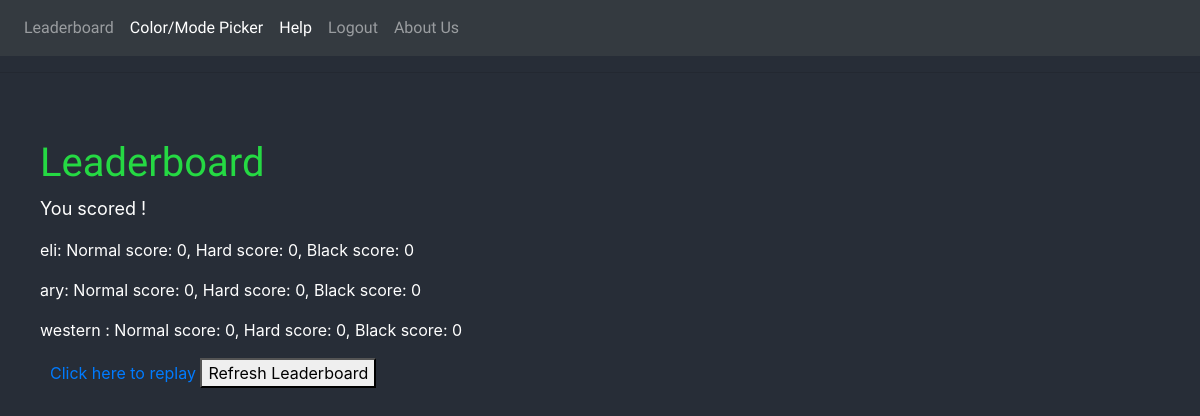
The page /leaderboard on the database as committed earlier.
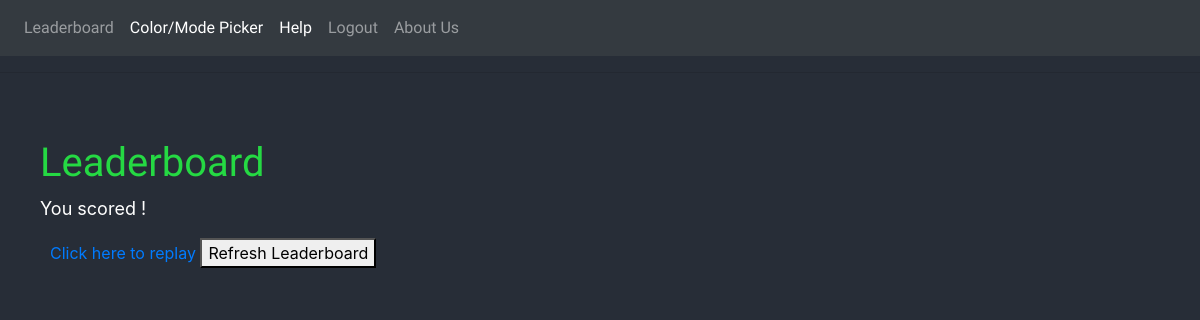
The same page on the database as committed later.
### mygame/models.py (models this page shows, shortened)
class User(UserMixin, db.Model):
    id = db.Column(db.Integer, primary_key=True)
    username = db.Column(db.String(64), index=True, unique=True)
    userscore = db.Column(db.Integer, default=0)
    blackscore = db.Column(db.Integer, default=0)
    hardscore = db.Column(db.Integer, default=0)
    password_hash = db.Column(db.String(128))
    posts = db.relationship('Post', backref='author', lazy='dynamic')

### mygame/routes.py (the view)
@app.route('/leaderboard')
def leaderboard():
    users = User.query.all()
    return render_template('leaderboard.html', title='Leaderboard', users=users)

### mygame/templates/leaderboard.html (shortened to what this page needs)
{% extends "base2.html" %}
{% block content %}
    <h1 style= "text-indent: 40px">Leaderboard</h1>
		<div class ="score"><p style= "text-indent: 40px">You scored ! </p></div>
    {% for user in users %}
    <div><p style= "text-indent: 40px">{{user.username }}: Normal score: {{user.userscore}}, Hard score: {{user.hardscore}}, Black score: {{user.blackscore}}
    {% endfor %}
	</p></div>
    <div style = "position:absolute; left: 50px">
    <a href="color">Click here to replay</a>
    <button onClick="window.location.reload();">Refresh Leaderboard</button>
    </div>
{% endblock %}

### mygame/templates/base2.html (shortened to what this page needs)
<html>
    <head>
      <link rel="stylesheet" href="../static/css/style.css" />
          <link rel="stylesheet" href="https://stackpath.bootstrapcdn.com/bootstrap/4.3.1/css/bootstrap.min.css">
    </head>
    <body>
      <nav class="navbar navbar-expand-lg navbar-dark bg-dark">
        <div class="collapse navbar-collapse" id="navbarText">
          <ul class="navbar-nav mr-auto">
            <li class="nav-item">
              <a class="nav-link" href="leaderboard">Leaderboard</a>
            </li>
            <li class="nav-item active">
              <a class="nav-link" href="color">Color/Mode Picker<span class="sr-only">(current)</span></a>
            </li>
            <li class="nav-item active">
              <a class="nav-link" href="help">Help<span class="sr-only">(current)</span></a>
            </li>
            <li class="<nav-item">
              <a class="nav-link" href="{{ url_for('logout') }}">Logout</a>
            </li>
            <li class="nav-item">
              <a class="nav-link" href="about">About Us</a>
            </li>
          </ul>
        </div>
      </nav>
        <hr>
        {% block content %}{% endblock %}
    </body>
</html>

### mygame/static/css/style.css (style rules this page uses)
html body { background-color: #272d37; }
h1 { font-family: 'Saira Stencil One', cursive; color: #25D943; padding-top: 50px; }
ul { font-family: 'Saira Stencil One', cursive; color: #25D943; }
body { color: #25D943; }
hr { font-family: 'Saira Stencil One', cursive; color: #25D943; }
li { font-family: 'Saira Stencil One', cursive; color: #25D943; }
p { color: white; }
div.score { font-size : large; }

Rows that differ between the two databases and show on the page:
removed User: username "eli", userscore "0", hardscore "0", blackscore "0"
removed User: username "ary", userscore "0", hardscore "0", blackscore "0"
removed User: username "western", userscore "0", hardscore "0", blackscore "0"
